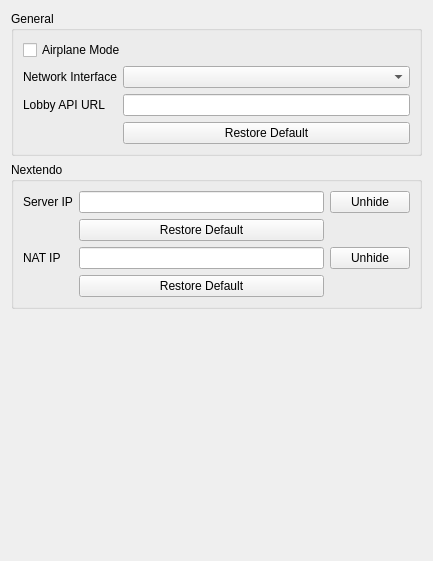
<?xml version="1.0" encoding="UTF-8"?>
<ui version="4.0">
 <class>ConfigureNetwork</class>
 <widget class="QWidget" name="ConfigureNetwork">
  <property name="geometry">
   <rect>
    <x>0</x>
    <y>0</y>
    <width>433</width>
    <height>561</height>
   </rect>
  </property>
  <property name="windowTitle">
   <string>Form</string>
  </property>
  <property name="accessibleName">
   <string>Network</string>
  </property>
  <layout class="QVBoxLayout" name="verticalLayout">
   <item>
    <layout class="QVBoxLayout" name="verticalLayout_3">
     <item>
      <widget class="QGroupBox" name="groupBox_2">
       <property name="title">
        <string>General</string>
       </property>
       <layout class="QGridLayout" name="gridLayout_2">
        <item row="0" column="0" colspan="2">
         <widget class="QCheckBox" name="airplane_mode">
          <property name="text">
           <string>Airplane Mode</string>
          </property>
          <property name="toolTip">
           <string>Disable all network functionality, similar to Nintendo Switch airplane mode</string>
          </property>
         </widget>
        </item>
        <item row="1" column="1">
         <widget class="QComboBox" name="network_interface"/>
        </item>
        <item row="1" column="0">
         <widget class="QLabel" name="label_4">
          <property name="text">
           <string>Network Interface</string>
          </property>
         </widget>
        </item>
        <item row="2" column="0">
         <widget class="QLabel" name="label_lobby_api">
          <property name="text">
           <string>Lobby API URL</string>
          </property>
         </widget>
        </item>
        <item row="2" column="1">
         <widget class="QLineEdit" name="lobby_api_url"/>
        </item>
        <item row="3" column="1">
         <widget class="QPushButton" name="restore_default_lobby_api">
          <property name="text">
           <string>Restore Default</string>
          </property>
         </widget>
        </item>
       </layout>
      </widget>
     </item>
     <item>
      <widget class="QGroupBox" name="groupBox_nextendo">
       <property name="title">
        <string>Nextendo</string>
       </property>
       <layout class="QGridLayout" name="gridLayout_nextendo">
        <item row="0" column="0">
         <widget class="QLabel" name="label_nextendo_server_ip">
          <property name="text">
           <string>Server IP</string>
          </property>
         </widget>
        </item>
        <item row="0" column="1">
         <widget class="QLineEdit" name="nextendo_server_ip">
          <property name="echoMode">
           <enum>QLineEdit::Password</enum>
          </property>
         </widget>
        </item>
        <item row="0" column="2">
         <widget class="QPushButton" name="unhide_nextendo_server_ip">
          <property name="text">
           <string>Unhide</string>
          </property>
          <property name="checkable">
           <bool>true</bool>
          </property>
         </widget>
        </item>
        <item row="1" column="1">
         <widget class="QPushButton" name="restore_default_nextendo_server_ip">
          <property name="text">
           <string>Restore Default</string>
          </property>
         </widget>
        </item>
        <item row="2" column="0">
         <widget class="QLabel" name="label_nextendo_nat_ip">
          <property name="text">
           <string>NAT IP</string>
          </property>
         </widget>
        </item>
        <item row="2" column="1">
         <widget class="QLineEdit" name="nextendo_nat_ip">
          <property name="echoMode">
           <enum>QLineEdit::Password</enum>
          </property>
         </widget>
        </item>
        <item row="2" column="2">
         <widget class="QPushButton" name="unhide_nextendo_nat_ip">
          <property name="text">
           <string>Unhide</string>
          </property>
          <property name="checkable">
           <bool>true</bool>
          </property>
         </widget>
        </item>
        <item row="3" column="1">
         <widget class="QPushButton" name="restore_default_nextendo_nat_ip">
          <property name="text">
           <string>Restore Default</string>
          </property>
         </widget>
        </item>
       </layout>
      </widget>
     </item>
    </layout>
   </item>
   <item>
    <spacer name="verticalSpacer">
     <property name="orientation">
      <enum>Qt::Vertical</enum>
     </property>
     <property name="sizeHint" stdset="0">
      <size>
       <width>20</width>
       <height>40</height>
      </size>
     </property>
    </spacer>
   </item>
  </layout>
 </widget>
 <resources/>
 <connections/>
</ui>
